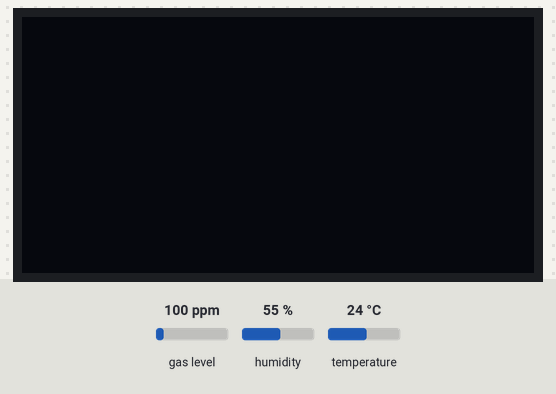
Recording of a program running on a simulated ESP32. Shown: 128×64 one-colour display. The inputs (shaded band) are chosen by the test bench; at power-on: temperature 24 °C, humidity 55 %, gas level 100 ppm. The OLED is the two-colour kind (top 16 rows yellow); WiFi joins after 1.5 s; servers stay silent unless stated; the display library's start-up logo is not drawn; a WiFi scan finds three made-up networks; no MQTT or app messages arrive unless stated; what the program prints to the serial monitor is not drawn.

Above: at 7.3 s.
7.4 s: temperature set to 12 °C
At 17.3 s:
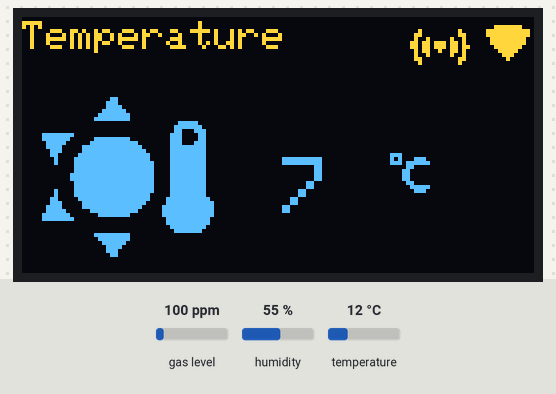
17.6 s: humidity set to 22 %
At 27.3 s:
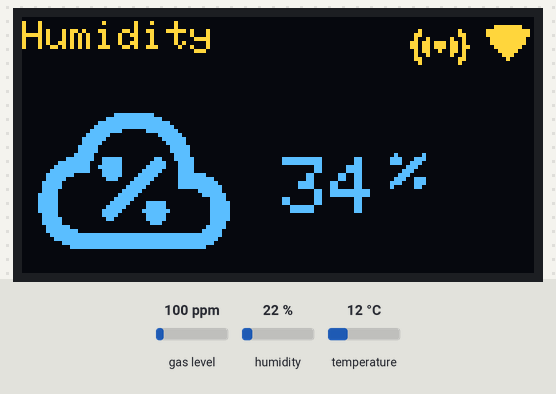
27.6 s: gas level set to 20 ppm
At 37.3 s:
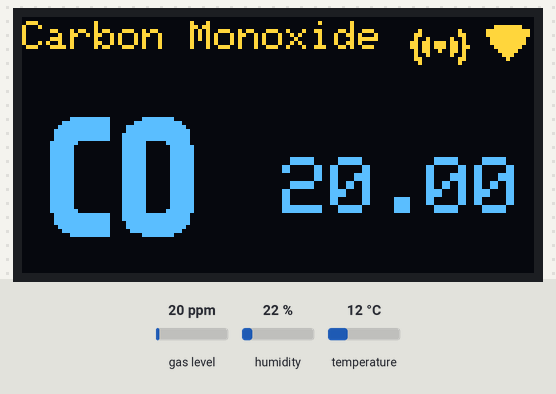
37.6 s: gas level set to 250 ppm
At 47.3 s:
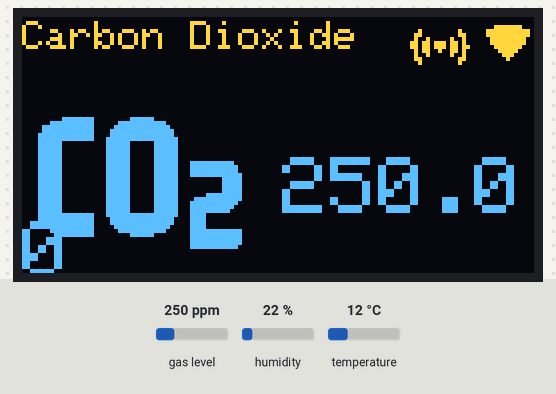
47.6 s: temperature set to 19 °C
At 56.4 s:
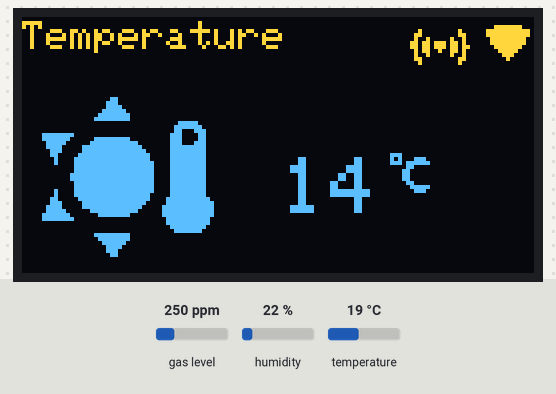
57.6 s: humidity set to 40 %
At 66.5 s:
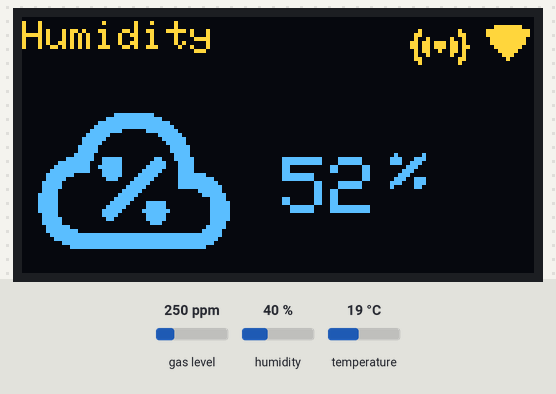
Timing chart, 0 to 68.0 s (numbered marks = the images above; inputs shaded):
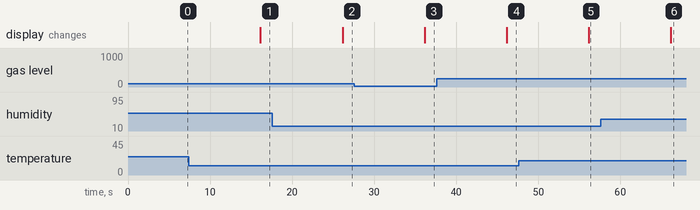

The program:

main.cpp
```cpp
#include <Arduino.h>
#include "config.h"
#include "display.h"
#include "dht.h"
#include "mq135.h"
#include "setwifi.h"
#include "mqtt.h"
#include <ArduinoJson.h>

// Create instances
Display main_display;
MqSensor gass_sensor;
DhtSensor temp_sensor;
WifiConnection wifi;
MqttConnection mqtt;

// Make static json object with 10 items
const size_t capacity = JSON_OBJECT_SIZE(10);
StaticJsonDocument<capacity> doc;

void setup() {
  // Set serial monitor
  Serial.begin(115200);

  // Setup
  gass_sensor.setup();
  main_display.setup();
  wifi.setup();

  // Connect to wifi
  wifi.scan_network();
  wifi.connect();

  // Connect to Mqtt
  mqtt.connect();
}

void loop() {
  mqtt.client.loop();

  float temperature;
  float humidity;
  static int8_t idx = 0;

  /*
    Measure temperature and humidity.  If the functions returns
    true, then a measurement is available.
  */
  if (temp_sensor.measure_environment(&temperature, &humidity)) {

    // Calibrate values
    temperature -= 4.8;
    humidity += 12;

    // Wifi rssi conection
    int32_t rssi = WiFi.RSSI();

    // Read gasses from the air and store this informations in the json object
    gass_sensor.readData(doc);

    // Fill data into json object
    doc["Temperature"] = temperature;
    doc["Humidity"] = humidity;
    doc["Device"] = device;
    doc["Wifi"] = rssi;

    /*
      Loop though gass informations on the oled display
    */
    if (idx > 3){
      idx = 0;
    }
    main_display.showData(doc, &idx);

    // Serialize the JSON document to a string
    String json_string;
    serializeJson(doc, json_string);

    // Print the JSON string to console
    Serial.println(json_string);

    // Publish data
    mqtt.client.publish(mqttTopic, json_string.c_str());

    idx++;
  }

}
```

Measured:
- after the input at 7.4 s, the display: changes after 8.7 s (image 1)
- after the input at 17.6 s, the display: changes after 8.5 s (image 2)
- after the input at 27.6 s, the display: changes after 8.5 s (image 3)
- after the input at 37.6 s, the display: changes after 8.5 s (image 4)
- after the input at 47.6 s, the display: changes after 8.5 s (image 5)
- after the input at 57.6 s, the display: changes after 8.5 s (image 6)
